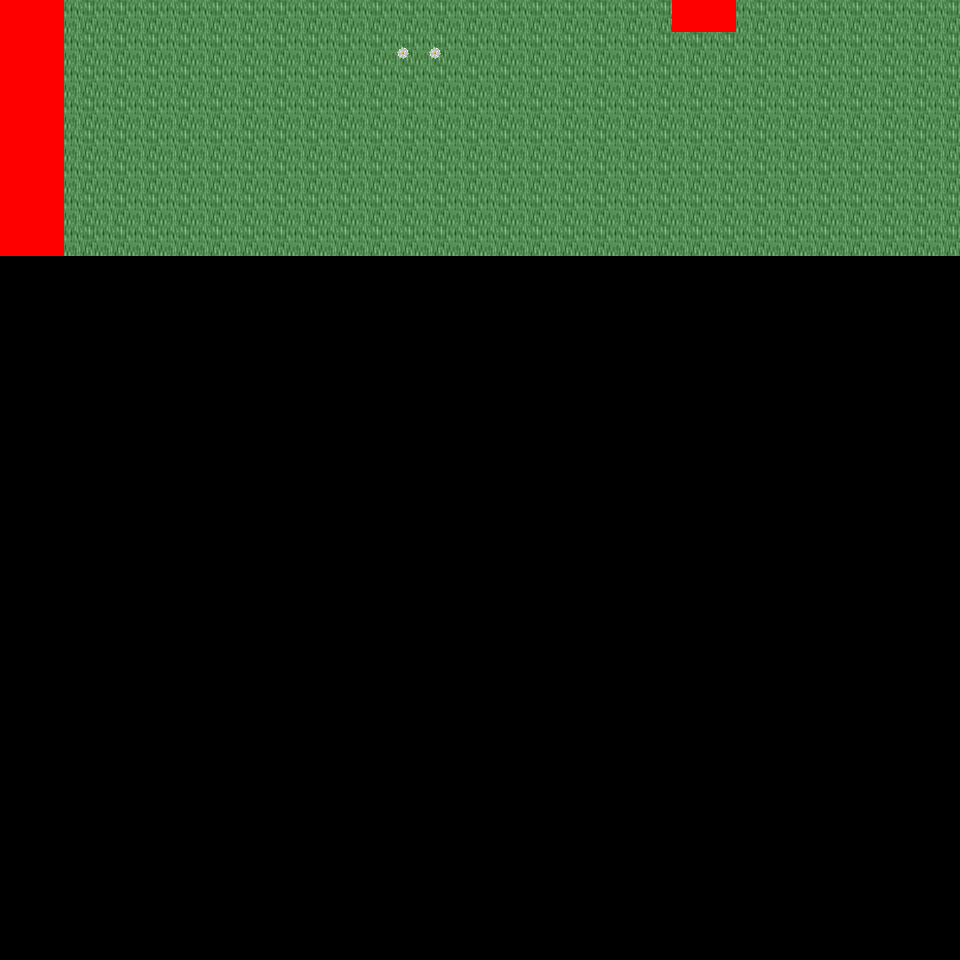

Below is a game level as drawn by its tile map, then a one-line description and the .tmx that defines it (tile-layer data replaced by summaries):
An orthogonal 30x30 tile map with 32x32 px tiles, 6 tile layers (Ground, Object, Object2, Above, ...), 32 tilesets and 4 objects (4x mapExit).

<map version="1.0" orientation="orthogonal" renderorder="right-down" width="30" height="30" tilewidth="32" tileheight="32" nextobjectid="5">
  <tileset firstgid="1" name="tileset_logic_collision" tilewidth="32" tileheight="32" tilecount="1" columns="1">
    <image source="../drawable/tileset_logic_collision.png" width="32" height="32" />
  </tileset>
  <tileset firstgid="2" name="tileset_ground_ground" tilewidth="32" tileheight="32" tilecount="33" columns="3">
    <image source="../drawable/tileset_ground_ground.png" width="96" height="352" />
  </tileset>
  <tileset firstgid="35" name="tileset_building_castle" tilewidth="32" tileheight="32" tilecount="320" columns="20">
    <image source="../drawable/tileset_building_castle.png" width="640" height="512" />
  </tileset>
  <tileset firstgid="355" name="tileset_building_roof_blue" tilewidth="32" tileheight="32" tilecount="20" columns="5">
    <image source="../drawable/tileset_building_roof_blue.png" width="160" height="128" />
  </tileset>
  <tileset firstgid="375" name="tileset_item_weapon_cannon" tilewidth="32" tileheight="32" tilecount="12" columns="3">
    <image source="../drawable/tileset_item_weapon_cannon.png" width="96" height="128" />
  </tileset>
  <tileset firstgid="387" name="tileset_ground_stonecircle" tilewidth="32" tileheight="32" tilecount="81" columns="9">
    <image source="../drawable/tileset_ground_stonecircle.png" width="288" height="288" />
  </tileset>
  <tileset firstgid="468" name="tileset_ground_grass_edges" tilewidth="32" tileheight="32" tilecount="36" columns="12">
    <image source="../drawable/tileset_ground_grass_edges.png" width="384" height="96" />
  </tileset>
  <tileset firstgid="504" name="tileset_ground_grass_corners" tilewidth="32" tileheight="32" tilecount="24" columns="6">
    <image source="../drawable/tileset_ground_grass_corners.png" width="192" height="128" />
  </tileset>
  <tileset firstgid="528" name="tileset_plant_tree_fall_trees" tilewidth="32" tileheight="32" tilecount="40" columns="8">
    <image source="../drawable/tileset_plant_tree_fall_trees.png" width="256" height="160" />
  </tileset>
  <tileset firstgid="568" name="tileset_plant_tree_locust_tree" tilewidth="32" tileheight="32" tilecount="20" columns="4">
    <image source="../drawable/tileset_plant_tree_locust_tree.png" width="128" height="160" />
  </tileset>
  <tileset firstgid="588" name="tileset_furniture_light_lamp_blue" tilewidth="32" tileheight="32" tilecount="3" columns="1">
    <image source="../drawable/tileset_furniture_light_lamp_blue.png" width="32" height="96" />
  </tileset>
  <tileset firstgid="591" name="tileset_item_pot_pot_purple" tilewidth="32" tileheight="32" tilecount="1" columns="1">
    <image source="../drawable/tileset_item_pot_pot_purple.png" width="32" height="32" />
  </tileset>
  <tileset firstgid="592" name="tileset_item_pot_barrel_with_flower" tilewidth="32" tileheight="32" tilecount="2" columns="2">
    <image source="../drawable/tileset_item_pot_barrel_with_flower.png" width="64" height="32" />
  </tileset>
  <tileset firstgid="594" name="tileset_item_textile_laundry" tilewidth="32" tileheight="32" tilecount="16" columns="4">
    <image source="../drawable/tileset_item_textile_laundry.png" width="128" height="128" />
  </tileset>
  <tileset firstgid="610" name="tileset_plant_flower_daisy_blue" tilewidth="32" tileheight="32" tilecount="8" columns="2">
    <image source="../drawable/tileset_plant_flower_daisy_blue.png" width="64" height="128" />
  </tileset>
  <tileset firstgid="618" name="tileset_plant_flower_daisy_red" tilewidth="32" tileheight="32" tilecount="8" columns="2">
    <image source="../drawable/tileset_plant_flower_daisy_red.png" width="64" height="128" />
  </tileset>
  <tileset firstgid="626" name="tileset_plant_flower_daisy_white" tilewidth="32" tileheight="32" tilecount="8" columns="2">
    <image source="../drawable/tileset_plant_flower_daisy_white.png" width="64" height="128" />
  </tileset>
  <tileset firstgid="634" name="tileset_plant_flower_daisy_yellow" tilewidth="32" tileheight="32" tilecount="8" columns="2">
    <image source="../drawable/tileset_plant_flower_daisy_yellow.png" width="64" height="128" />
  </tileset>
  <tileset firstgid="642" name="tileset_light_dim_light_7x5" tilewidth="32" tileheight="32" tilecount="35" columns="7">
    <image source="../drawable/tileset_light_dim_light_7x5.png" width="224" height="160" />
  </tileset>
  <tileset firstgid="677" name="tileset_plant_stump_small_stump" tilewidth="32" tileheight="32" tilecount="4" columns="2">
    <image source="../drawable/tileset_plant_stump_small_stump.png" width="64" height="64" />
  </tileset>
  <tileset firstgid="681" name="tileset_plant_stump_stump_pale_purple" tilewidth="32" tileheight="32" tilecount="4" columns="2">
    <image source="../drawable/tileset_plant_stump_stump_pale_purple.png" width="64" height="64" />
  </tileset>
  <tileset firstgid="685" name="tileset_plant_indoor_small_flowerpots" tilewidth="32" tileheight="32" tilecount="4" columns="2">
    <image source="../drawable/tileset_plant_indoor_small_flowerpots.png" width="64" height="64" />
  </tileset>
  <tileset firstgid="689" name="tileset_plant_leaves" tilewidth="32" tileheight="32" tilecount="8" columns="4">
    <image source="../drawable/tileset_plant_leaves.png" width="128" height="64" />
  </tileset>
  <tileset firstgid="697" name="tileset_building_decoration_chimney" tilewidth="32" tileheight="32" tilecount="2" columns="1">
    <image source="../drawable/tileset_building_decoration_chimney.png" width="32" height="64" />
  </tileset>
  <tileset firstgid="699" name="tileset_building_decoration_orbpedestal" tilewidth="32" tileheight="32" tilecount="2" columns="1">
    <image source="../drawable/tileset_building_decoration_orbpedestal.png" width="32" height="64" />
  </tileset>
  <tileset firstgid="701" name="tileset_light_light_5x5" tilewidth="32" tileheight="32" tilecount="25" columns="5">
    <image source="../drawable/tileset_light_light_5x5.png" width="160" height="160" />
  </tileset>
  <tileset firstgid="726" name="tileset_plant_lily_pads" tilewidth="32" tileheight="32" tilecount="2" columns="1">
    <image source="../drawable/tileset_plant_lily_pads.png" width="32" height="64" />
  </tileset>
  <tileset firstgid="728" name="tileset_ground_ground_3" tilewidth="32" tileheight="32" tilecount="5" columns="5">
    <image source="../drawable/tileset_ground_ground_3.png" width="160" height="32" />
  </tileset>
  <tileset firstgid="733" name="tileset_building_cottage" tilewidth="32" tileheight="32" tilecount="256" columns="16">
    <image source="../drawable/tileset_building_cottage.png" width="512" height="512" />
  </tileset>
  <tileset firstgid="989" name="tileset_building_roof_thatched_roof" tilewidth="32" tileheight="32" tilecount="256" columns="16">
    <image source="../drawable/tileset_building_roof_thatched_roof.png" width="512" height="512" />
  </tileset>
  <tileset firstgid="1245" name="tileset_building_window_windows" tilewidth="32" tileheight="32" tilecount="256" columns="16">
    <image source="../drawable/tileset_building_window_windows.png" width="512" height="512" />
  </tileset>
  <tileset firstgid="1501" name="tileset_building_door_doors" tilewidth="32" tileheight="32" tilecount="256" columns="16">
    <image source="../drawable/tileset_building_door_doors.png" width="512" height="512" />
  </tileset>
  <layer name="Ground" width="30" height="30">
    <data>[900 cells, 240 non-empty, 3 distinct tile ids]</data>
  </layer>
  <layer name="Object" width="30" height="30">
    <data>[900 cells, 4 non-empty, 3 distinct tile ids]</data>
  </layer>
  <layer name="Object2" width="30" height="30">
    <data>[900 cells, 2 non-empty, 2 distinct tile ids]</data>
  </layer>
  <layer name="Above" width="30" height="30">
    <data>[900 cells, 0 non-empty, 0 distinct tile ids]</data>
  </layer>
  <layer name="Above2" width="30" height="30">
    <data>[900 cells, 0 non-empty, 0 distinct tile ids]</data>
  </layer>
  <layer name="Walkable" width="30" height="30">
    <data>[900 cells, 18 non-empty, 1 distinct tile ids]</data>
  </layer>
  <objectgroup name="MapEvents">
    <object id="1" name="north" type="mapExit" x="64" y="0" width="608" height="32">
      <properties>
        <property name="map" value="level_0_x36_y62" />
        <property name="x" value="2" />
        <property name="y" value="28" />
      </properties>
    </object>
    <object id="2" name="north2" type="mapExit" x="736" y="0" width="224" height="32">
      <properties>
        <property name="map" value="level_0_x36_y62" />
        <property name="x" value="23" />
        <property name="y" value="28" />
      </properties>
    </object>
    <object id="3" name="west" type="mapExit" x="0" y="256" width="32" height="704">
      <properties>
        <property name="map" value="level_0_x35_y63" />
        <property name="x" value="28" />
        <property name="y" value="8" />
      </properties>
    </object>
    <object id="4" name="east" type="mapExit" x="928" y="0" width="32" height="960">
      <properties>
        <property name="map" value="level_0_x37_y63" />
        <property name="x" value="1" />
        <property name="y" value="0" />
      </properties>
    </object>
  </objectgroup>
</map>
